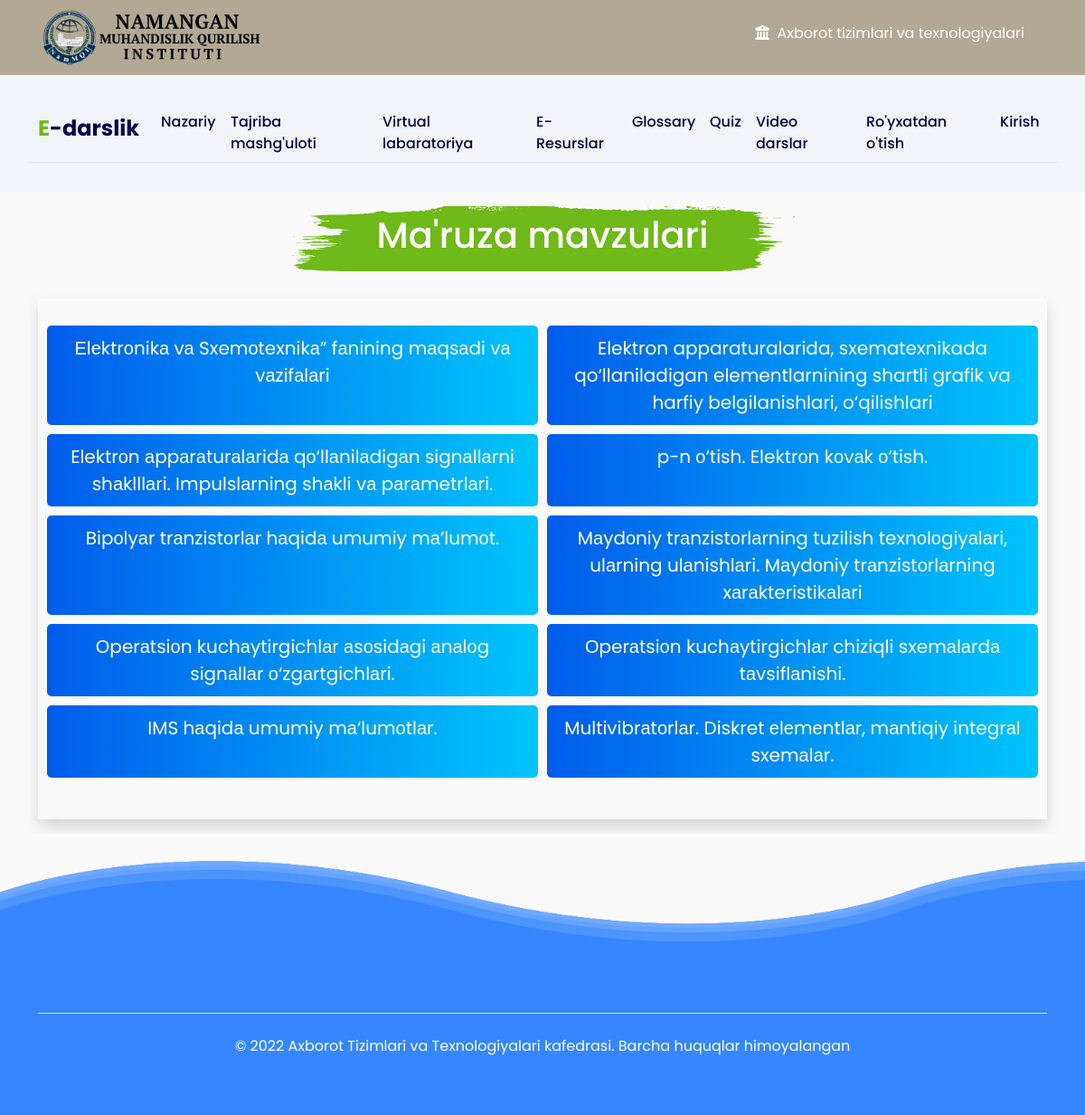
Page /themes/ on the committed database.
### e_darslik/models.py (models this page shows, shortened)
class Theme(models.Model):
    scince = models.ForeignKey(Scince, on_delete=models.CASCADE)
    theme = models.CharField(max_length=255)
    video = models.CharField(max_length=255, blank=True, null=True)
    body = models.FileField(upload_to='maruzalar/')

### e_darslik/views.py (the view)
# urls.py: path('themes/', views.themes_page, name='themes'),
def themes_page(request):
    theme = Theme.objects.all()
    context = {'themes': theme}
    return render(request, 'e_darslik/themes_page.html', context)

### templates/e_darslik/themes_page.html (shortened to what this page needs)
{% extends 'e_darslik/base.html' %}
{% block content %}
{% include 'e_darslik/includes/navbar2.html' %}
<div class="container text-center my-3">
    <center>
        <div class="title_img p-2 w-50">
            <h1>Ma'ruza mavzulari</h1>
        </div>
    </center>
    <div class="themes_card shadow">
        <ul>
            {% for theme in themes %}
            <li><a href="{% url 'theme_detail' theme.id %}">{{ theme.theme }}</a></li>
            {% endfor %}
        </ul>
    </div>
</div>
{% include 'e_darslik/includes/footer.html' %}
{% endblock %}

### templates/e_darslik/base.html (shortened to what this page needs)
<!DOCTYPE html>
{% load static %}
<html lang="en">
<head>
    <link href="https://cdn.jsdelivr.net/npm/bootstrap@5.2.2/dist/css/bootstrap.min.css" rel="stylesheet"
>
    <link rel="stylesheet" href="https://cdnjs.cloudflare.com/ajax/libs/font-awesome/6.2.0/css/all.min.css"
/>
    <link rel="stylesheet" href="{% static 'OwlCarousel2-2.3.4/OwlCarousel2-2.3.4/dist/assets/owl.carousel.css' %}">
    <link rel="stylesheet" href="{% static 'css/style.css' %}">
    <link rel="stylesheet" href="{% static 'css/hover.css' %}">
</head>
<body>
<section class="container-fluid p-0">
    {% include 'e_darslik/includes/top_header.html' %}
    {% block content %}
    {% endblock %}
</section>
</body>
</html>

### templates/e_darslik/includes/top_header.html
{% load static %}
<div class="header-top text-white">
    <div class="container">
        <div class="ul_header d-flex justify-content-between">
            <div class="site_logo"><img src="{% static 'img/logo-1.png' %}"  alt=""></div>
            <ul class="left d-flex">
                <li class="">
                    <span><i class="fa-solid fa-building-columns me-1"></i></span> Axborot tizimlari va texnologiyalari
                </li>
            </ul>
        </div>
    </div>
</div>

### templates/e_darslik/includes/navbar2.html (shortened to what this page needs)
<section class="header">
    <div class="menu py-4">
        <nav class="navbar navbar-expand-lg">
            <div class="container border-bottom">
                <a class="navbar-brand" href="{% url 'home' %}">
                    <h4 class="fw-bold text_color"><span class="first_color">E</span>-darslik</h4>
                </a>
                <div class="collapse navbar-collapse" id="navbarSupportedContent">
                    <ul class="navbar-nav me-auto mb-2 mb-lg-0 col justify-content-center">
                        <li class="nav-item">
                            <a class="nav-link hvr-underline-from-left" aria-current="page" href="{% url 'themes' %}">Nazariy</a>
                        </li>
                        <li class="nav-item ">
                            <a class="nav-link hvr-underline-from-left" aria-current="page" href="{% url 'practis_themes_page' %}">Tajriba mashg'uloti</a>
                        </li>
                        <li class="nav-item ">
                            <a class="nav-link hvr-underline-from-left" aria-current="page" href="{% url 'practis_themes_page' %}">Virtual labaratoriya</a>
                        </li>
                        <li class="nav-item ">
                            <a class="nav-link hvr-underline-from-left" aria-current="page" href="{% url 'resources_page' %}">E-Resurslar</a>
                        </li>
                        <li class="nav-item ">
                            <a class="nav-link hvr-underline-from-left" aria-current="page" href="{% url 'glossary_page' %}">Glossary</a>
                        </li>
                        <li class="nav-item ">
                            <a class="nav-link hvr-underline-from-left" aria-current="page" href="{% url 'quiz_page' %}">Quiz</a>
                        </li>
                        <li class="nav-item ">
                            <a class="nav-link hvr-underline-from-left" aria-current="page" href="{% url 'video_page' %}">Video darslar</a>
                        </li>
                        {% if request.user.is_authenticated %}
                        <li class="nav-item ">
                            <a class="nav-link hvr-underline-from-left" aria-current="page" href="{% url 'logout' %}">Chiqish</a>
                        </li>
                        {% else %}
                        <li class="nav-item ">
                            <a class="nav-link hvr-underline-from-left" aria-current="page" href="{% url 'sign_up' %}">Ro'yxatdan
                                o'tish</a>
                        </li>
                        <li class="nav-item ">
                            <a class="nav-link hvr-underline-from-left" aria-current="page" href="{% url 'sign_in' %}">Kirish</a>
                        </li>
                        {% endif %}
                    </ul>
                </div>
            </div>
        </nav>
    </div>
</section>

### templates/e_darslik/includes/footer.html (shortened to what this page needs)
<section class="footer pb-5">
    <div class="section">
        <div class='air air1'></div>
    </div>
    <div class="container">
        <footer class="pt-5">
            <div class="pt-4 border-top text-center text-white">
                <p>&copy; 2022 Axborot Tizimlari va Texnologiyalari kafedrasi. Barcha huquqlar himoyalangan</p>
            </div>
        </footer>
    </div>
</section>

### static/css/style.css (style rules this page uses)
* { margin: 0; padding: 0; box-sizing: border-box; font-family: 'Poppins', sans-serif; }
body { background: #fafafa !important; }
.first_color { color: #6FB918 !important; }
.header { background: #F1F5F9; position: relative !important; }
.menu { position: relative; z-index: 1000; background: transparent; top:0; width: 100%; }
.menu ul li a { font-weight: 500; color: #00044A; }
.text_color { color: #00044A; }
.title_img { background: url('../img/5dcc3511e62de108cd4a9109_brush-stroke-banner-1-onlygfx-dot-com_5.svg'); background-repeat: no-repeat; background-position: center; background-size: cover; object-fit: cover; display: flex; justify-content: center; align-items: center; color: #ffff; }
* { margin: 0; padding: 0; }
.footer .section { position: relative; width: 100%; height: 150px; bottom: 0; overflow: hidden; background: #fafafa; }
.footer { background: #3586FF; }
.section .air { position: absolute; bottom: 0; left: 0; width: 100%; height: 100px; background: url("../img/wave\ \(1\).png"); background-size: 1000px 100px }
.section .air.air1 { animation: wave 30s linear infinite; z-index: 1000; opacity: 1; animation-delay: 0s; bottom: 0; }
.themes_card { width: 100%; height: 100%; padding: 30px 10px; margin-top: 30px; }
.themes_card ul { list-style: none !important; display: grid; gap: 10px; grid-template-columns: 1fr 1fr; padding: 0; }
.themes_card ul li { background-image: linear-gradient(to right, #005cea 0%, #00c5fb 50%, #005cea 100%); color: #fff; border-radius: 5px; background-size: 200% auto; transition: all .5s ease-in-out; padding: 10px 15px; border-radius: 5px; font-size: 20px; }
.themes_card ul li a { color: #fff; text-decoration: none; display: block; }
.header-top { background-color: #b2a994; overflow: hidden; width: 100%; height: 100%; padding: 10px 0; }
.header-top .left { list-style: none; padding-top:15px; }
.header-top .left li { margin-right: 25px; }
.site_logo img { width: 250px; }

### rows in the picture
Theme: theme "Еlеktrоnikа vа Sxemоtexnikа” fаnining mаqsаdi vа vаzifаlаri"
Theme: theme "Elektron apparaturalarida, sxematexnikada qo‘llaniladigan elementlarnining shartli grafik va harfiy belgilanishlari, o‘qilishlari"
Theme: theme "Elektrоn аppаrаturаlаridа qо‘llаnilаdigаn signаllаrni shаklllаri. Impulslаrning shаkli vа pаrаmetrlаri."
Theme: theme "p-n о‘tish. Elektrоn kоvаk о‘tish."
Theme: theme "Bipоlyаr trаnzistоrlаr hаqidа umumiy mа’lumоt."
Theme: theme "Mаydоniy trаnzistоrlаrning tuzilish texnоlоgiyаlаri, ulаrning ulаnishlаri. Mаydоniy trаnzistоrlаrning xаrаkteristikаlаri"
Theme: theme "Оperаtsiоn kuchаytirgichlаr аsоsidаgi аnаlоg signаllаr о‘zgаrtgichlаri."
Theme: theme "Оperаtsiоn kuchаytirgichlаr chiziqli sxemаlаrdа tаvsiflаnishi."
Theme: theme "IMS hаqidа umumiy mа‘lumоtlаr."
Theme: theme "Multivibrаtоrlаr. Diskret еlеmеntlаr, mаntiqiy integrаl sxemаlаr."
